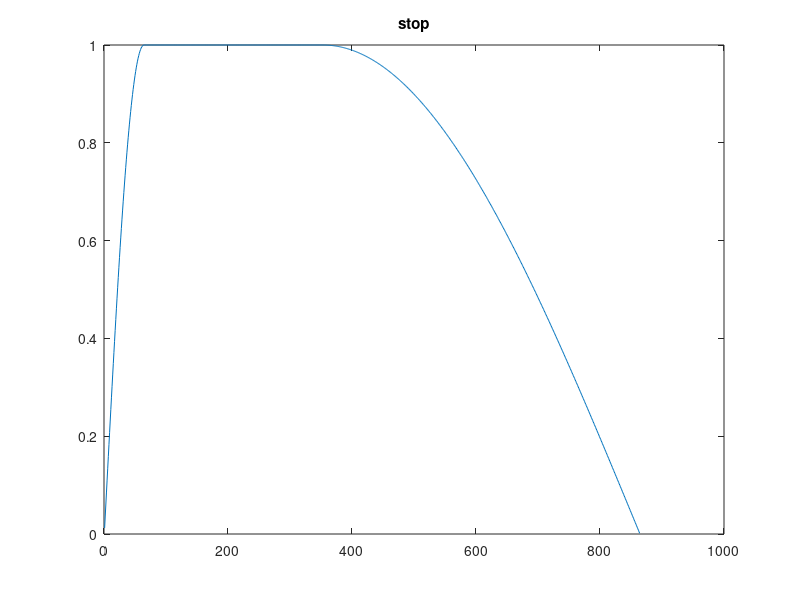

Reproduce this figure in MATLAB.
function mk_windows()

Nlong = 1024;
num_short = 8;
Nshort = Nlong/num_short;
NL2 = Nlong/2;
NS2 = Nshort/2;

wlong = sin(pi*([1:Nlong]-0.5)'/Nlong); %long window
wshort = sin(pi*([1:Nshort]-0.5)'/Nshort); %long window
wstart = [wlong(1:Nlong/2); ones(4*NS2+NS2/2,1); wshort(Nshort/2+1:Nshort)];
wstop = flipud(wstart);

plot(wlong); title('long'); pause;
plot(wstart); title('start'); pause
plot(wshort); title('short'); pause
plot(wstop); title('stop'); pause
